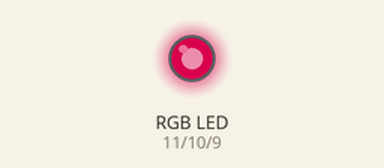
Recording of a sketch running on a simulated Arduino Uno, built with avr-gcc and run on an emulated ATmega328P. Parts: an RGB LED mixed from three pins (HIGH = lit). Dim RGB values are drawn brighter than linear.

Above: at 0.1 s.
Timing chart, 0 to 1.6 s (numbered marks = the images above):
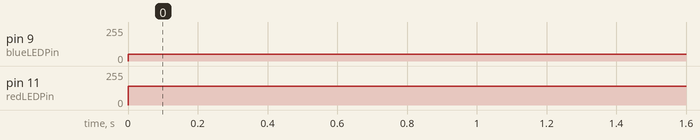

The sketch:

sketch_jan30d.ino
```cpp
// Constant for PWM and analog
const int greenLEDPin = 10;
const int redLEDPin = 11;
const int blueLEDPin = 9;


void setup() {
  pinMode(greenLEDPin, OUTPUT);
  pinMode(redLEDPin, OUTPUT);
  pinMode(blueLEDPin, OUTPUT);
}

void loop() {
  analogWrite(redLEDPin, 140);
  analogWrite(greenLEDPin, 0);
  analogWrite(blueLEDPin, 50);
}
```

Measured:
- by itself, pin 9 (blueLEDPin): 0/255 → 50/255 at 0.00 s
- by itself, pin 11 (redLEDPin): 0/255 → 140/255 at 0.00 s
